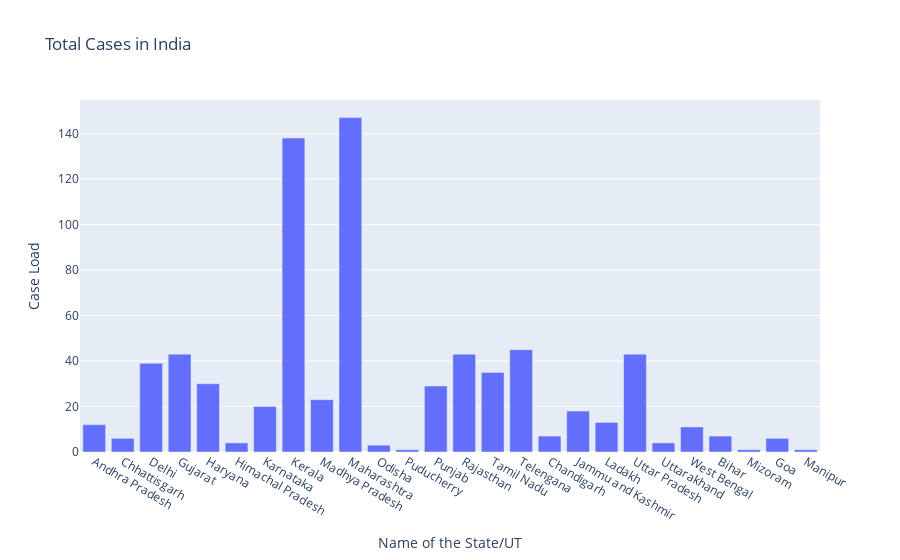

Write notebook code for a chart like this one.
### Code cell
# Object Oriented Visualization
fig = plt.figure(figsize=(20,10),dpi=200)
axes = fig.add_axes([0,0,1,1])
axes.bar(df['Name of State / UT'],df['Total Cases'])
axes.set_title('Total Cases in India')
axes.set_xlabel('Name of State / UT')
axes.set_ylabel('Case Load')
plt.show()

# Plotly
fig = go.Figure()
fig.add_trace(go.Bar(x=df['Name of State / UT'],y=df['Total Cases']))
fig.update_layout(title = "Total Cases in India",xaxis = dict(title = "Name of the State/UT"),yaxis = dict(title='Case Load'))

### Figure 1 — Plotly figure (JSON) as saved in the notebook; plotly's stock layout.template omitted (floating-point values rounded to 4 significant figures)
{"data": [{"type": "bar", "x": ["Andhra Pradesh", "Chhattisgarh", "Delhi", "Gujarat", "Haryana", "Himachal Pradesh", "Karnataka", "Kerala", "Madhya Pradesh", "Maharashtra", "Odisha", "Puducherry", "Punjab", "Rajasthan", "Tamil Nadu", "Telengana", "Chandigarh", "Jammu and Kashmir", "Ladakh", "Uttar Pradesh", "Uttarakhand", "West Bengal", "Bihar", "Mizoram", "Goa", "Manipur"], "y": [12, 6, 39, 43, 30, 4, 20, 138, 23, 147, 3, 1, 29, 43, 35, 45, 7, 18, 13, 43, 4, 11, 7, 1, 6, 1]}], "layout": {"title": {"text": "Total Cases in India"}, "xaxis": {"title": {"text": "Name of the State/UT"}}, "yaxis": {"title": {"text": "Case Load"}}}}
